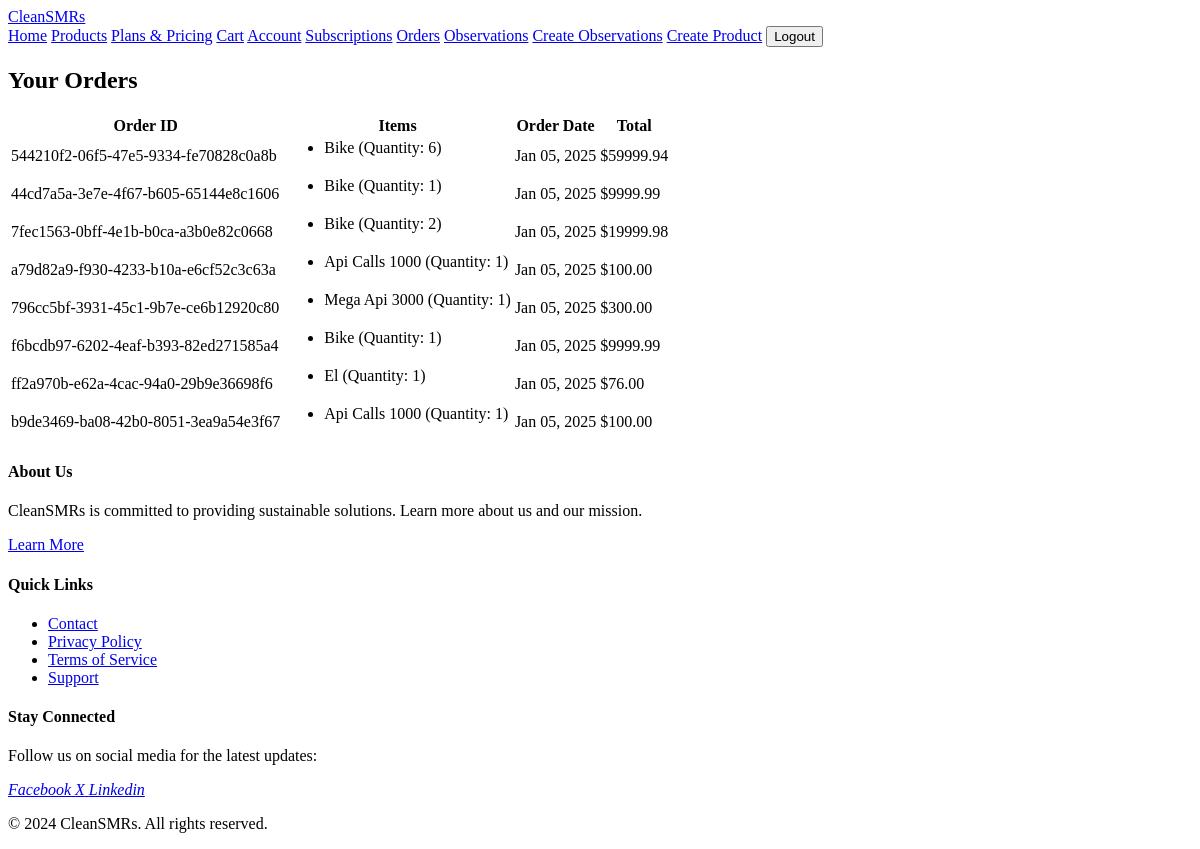
/orders (signed in), run on an earlier commit of the app's database.
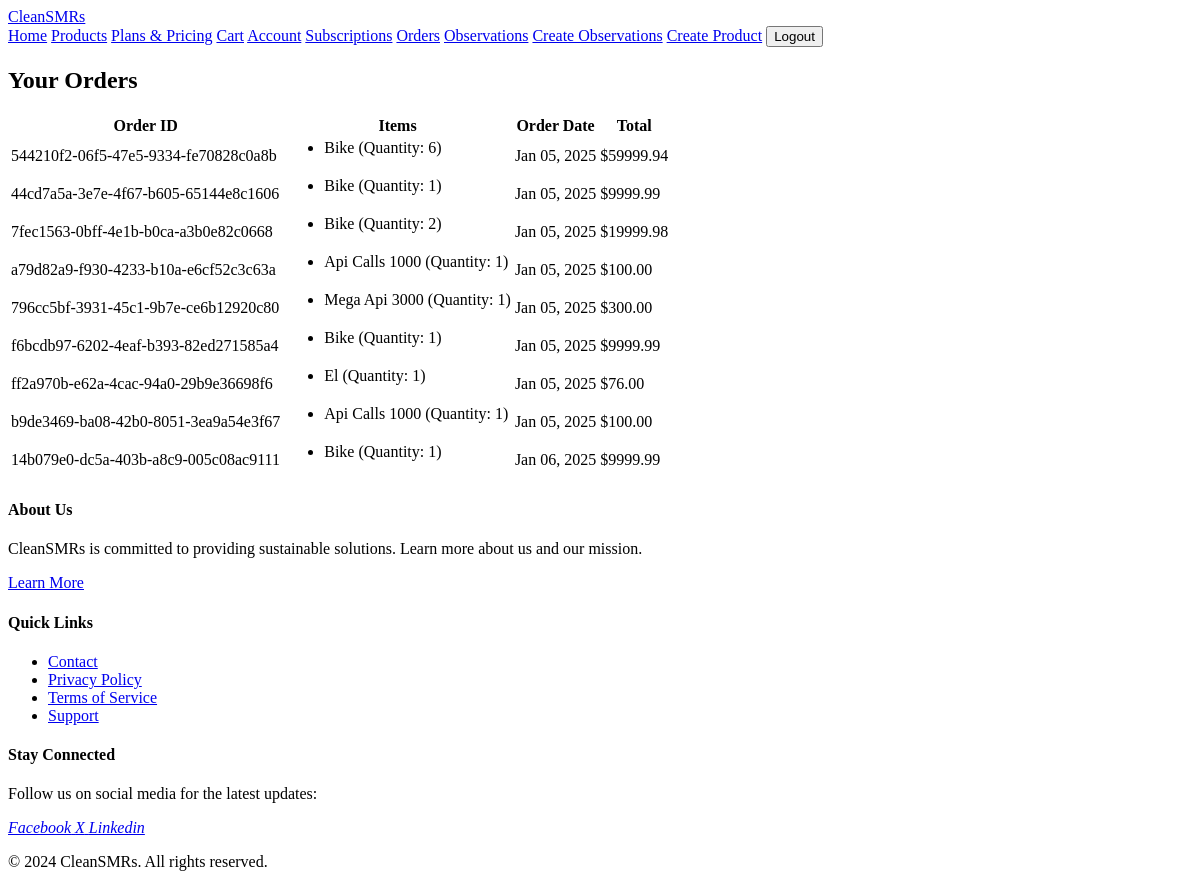
And on a later commit of the database.
### pages/classes/order/model.py (models this page shows, shortened)
class Order(models.Model):
    id = models.UUIDField(primary_key=True, default=uuid.uuid4, editable=False)
    customer = models.ForeignKey(Account, to_field='stripe_customer_id', on_delete=models.CASCADE)
    checkout = models.ForeignKey(
        Checkout,
        to_field='stripe_checkout_id',
        on_delete=models.CASCADE,
        related_name='order_items',
        null=True
    )
    created = models.DateTimeField(default=now)
    updated = models.DateTimeField(auto_now=True)
    deleted = models.DateTimeField(null=True, blank=True)

class OrderItem(models.Model):
    id = models.UUIDField(primary_key=True, default=uuid.uuid4, editable=False)
    order = models.ForeignKey(Order, related_name='order_items', on_delete=models.CASCADE)
    product = models.ForeignKey(
        Product,
        to_field='stripe_product_id',
        on_delete=models.CASCADE,
        related_name='order_items',
        null=True
    )
    price = models.ForeignKey(
        Price,
        to_field='stripe_price_id',
        on_delete=models.CASCADE,
        related_name='order_items',
        null=True
    )
    plan = models.ForeignKey(
        Plan,
        to_field='stripe_plan_id',
        on_delete=models.CASCADE,
        related_name='order_items',
        null=True
    )
    quantity = models.PositiveIntegerField(default=1)

### pages/classes/product/model.py (models this page shows, shortened)
class Product(models.Model):
    PRODUCT_TYPE_CHOICES = [
        ('product', 'Product'),
        ('service', 'Service'),
    ]
    PRODUCT_REOCCURRENCE_CHOICES = [
        ('one-time', 'One Time'),
        ('reoccurring', 'Re-Occurring'),
    ]
    id = models.UUIDField(primary_key=True, default=uuid.uuid4, editable=False)
    name = models.CharField(max_length=255)
    type = models.CharField(max_length=255, choices=PRODUCT_TYPE_CHOICES, default='product')
    reoccurrence = models.CharField(max_length=255, choices=PRODUCT_REOCCURRENCE_CHOICES, default='one-time')
    description = models.TextField(blank=True, null=True)
    stripe_product_id = models.CharField(max_length=255, blank=True, unique=True, null=True)
    created = models.DateTimeField(default=now)
    updated = models.DateTimeField(auto_now=True)
    deleted = models.DateTimeField(null=True, blank=True)

### pages/classes/price/model.py (models this page shows, shortened)
class Price(models.Model):
    id = models.UUIDField(primary_key=True, default=uuid.uuid4, editable=False)
    currency = models.CharField(max_length=3)
    recurring = models.JSONField(max_length=1024, null=True)
    product = models.ForeignKey(Product, to_field='stripe_product_id', on_delete=models.CASCADE, related_name='prices')
    unit_amount = models.DecimalField(default=0.00, max_digits=10, decimal_places=2)
    stripe_price_id = models.CharField(max_length=255, blank=True, unique=True, null=True)  # Stripe product ID
    created = models.DateTimeField(default=now)
    updated = models.DateTimeField(auto_now=True)
    deleted = models.DateTimeField(null=True, blank=True)

### pages/classes/order/view.py (the view, shortened to what this page needs)
# urls.py: path('orders', OrdersView.as_view(), name="orders"),
class OrdersView(APIView):
    @method_decorator(login_required)
    def get(self, request):
        try:
            user = request.user
            account = Account.objects.filter(id=user.id).first()
            orders = Order.objects.filter(customer=account.stripe_customer_id).select_related(
                'customer'
            ).prefetch_related('order_items__product', 'order_items__price', 'order_items__plan')
            return render(request, 'order/orders.html', {"orders": orders})
        except Exception as e:
                    return Response(data={"error": f"'GET' Method Failed for OrdersView: {e}"}, status=400)

### pages/templatetags/custom_filters.py (called while the page is built)
@register.filter
def sum_prices(items):
    return sum(item.price.unit_amount * item.quantity for item in items)

### templates/order/orders.html
{% include '../widgets/navbar.html' %}
{% load custom_filters %}
{% block content %}
<div class="container mt-5">
    <h2>Your Orders</h2>
    {% if orders %}
        <div class="table-responsive mt-4">
            <table class="table table-bordered">
                <thead>
                    <tr>
                        <th>Order ID</th>
                        <th>Items</th>
                        <th>Order Date</th>
                        <th>Total</th>
                    </tr>
                </thead>
                <tbody>
                    {% for order in orders %}
                    <tr>
                        <td>{{ order.id }}</td>
                        <td>
                            <ul>
                                {% for item in order.order_items.all %}
                                <li>
                                    {% if item.product %}
                                        {{ item.product.name }}
                                    {% elif item.price %}
                                        {{ item.price.name }}
                                    {% elif item.plan %}
                                        {{ item.plan.name }}
                                    {% endif %}
                                    (Quantity: {{ item.quantity }})
                                </li>
                                {% endfor %}
                            </ul>
                        </td>
                        <td>{{ order.created|date:"M d, Y" }}</td>
                        <td>
                            ${{ order.order_items.all|sum_prices }}
                        </td>
                    </tr>
                    {% endfor %}
                </tbody>
            </table>
        </div>
    {% else %}
        <p>No orders found.</p>
    {% endif %}
</div>
{% endblock %}
{% include '../widgets/footer.html' %}

### templates/widgets/navbar.html (shortened to what this page needs)
<nav class="navbar">
    <div class="brand">
        <a href="{% url 'index' %}">CleanSMRs</a>
    </div>
    <div class="nav-links">
        <a class="nav-link" href="{% url 'index' %}">Home</a>
        <a class="nav-link" href="{% url 'products' %}">Products</a>
        <a class="nav-link" href="{% url 'plans-and-pricing' %}">Plans & Pricing</a>
        <a class="nav-link" href="{% url 'cart' %}">Cart</a>
        {% if user.is_authenticated %}
            <a class="nav-link" href="{% url 'account' %}">Account</a>
            <a class="nav-link" href="{% url 'subscriptions' %}">Subscriptions</a>
            <a class="nav-link" href="{% url 'orders' %}">Orders</a>
            <a class="nav-link" href="{% url 'observations' %}">Observations</a>
            <a class="nav-link" href="{% url 'observation-create' %}">Create Observations</a>
            {% if user.is_superuser %}
                <a class="nav-link" href="{% url 'product-create' %}">Create Product</a>
            {% endif %}
            <form method="POST" action="{% url 'logout' %}" class="logout-form" style="display: inline;">
                <button type="submit" class="nav-button">Logout</button>
            </form>
        {% else %}
            <a class="nav-link" href="{% url 'login' %}">Login</a>
            <a class="nav-link" href="{% url 'register' %}">Register</a>
        {% endif %}
    </div>
</nav>

### templates/widgets/footer.html (shortened to what this page needs)
<footer class="footer">
    <div class="footer-content">
        <div class="footer-section">
            <h4>About Us</h4>
            <p>CleanSMRs is committed to providing sustainable solutions. Learn more about us and our mission.</p>
            <a href="{% url 'about' %}" class="footer-link">Learn More</a>
        </div>
        <div class="footer-section">
            <h4>Quick Links</h4>
            <ul class="footer-links">
                <li><a href="{% url 'contact' %}" class="footer-link">Contact</a></li>
                <li><a href="{% url 'privacy-policy' %}" class="footer-link">Privacy Policy</a></li>
                <li><a href="{% url 'terms-of-service' %}" class="footer-link">Terms of Service</a></li>
                <li><a href="{% url 'support' %}" class="footer-link">Support</a></li>
            </ul>
        </div>
        <div class="footer-section">
            <h4>Stay Connected</h4>
            <p>Follow us on social media for the latest updates:</p>
            <div class="social-icons">
                <a href="https://facebook.com" target="_blank" class="social-icon">
                    <i class="bi bi-facebook">Facebook</i>
                </a>
                <a href="https://twitter.com" target="_blank" class="social-icon">
                    <i class="bi bi-twitter">X</i>
                </a>
                <a href="https://linkedin.com" target="_blank" class="social-icon">
                    <i class="bi bi-linkedin">Linkedin</i>
                </a>
            </div>
        </div>
    </div>
    <div class="footer-bottom">
        <p>© 2024 CleanSMRs. All rights reserved.</p>
    </div>
</footer>

What changed in the data, as far as the page shows it:
added Order: id "14b079e0-dc5a-403b-a8c9-005c08ac9111", created "Jan 06, 2025", order_items.all|sum_prices "9999.99"
added OrderItem: product.name "Bike", quantity "1", shown under "14b079e0-dc5a-403b-a8c9-005c08ac9111"
